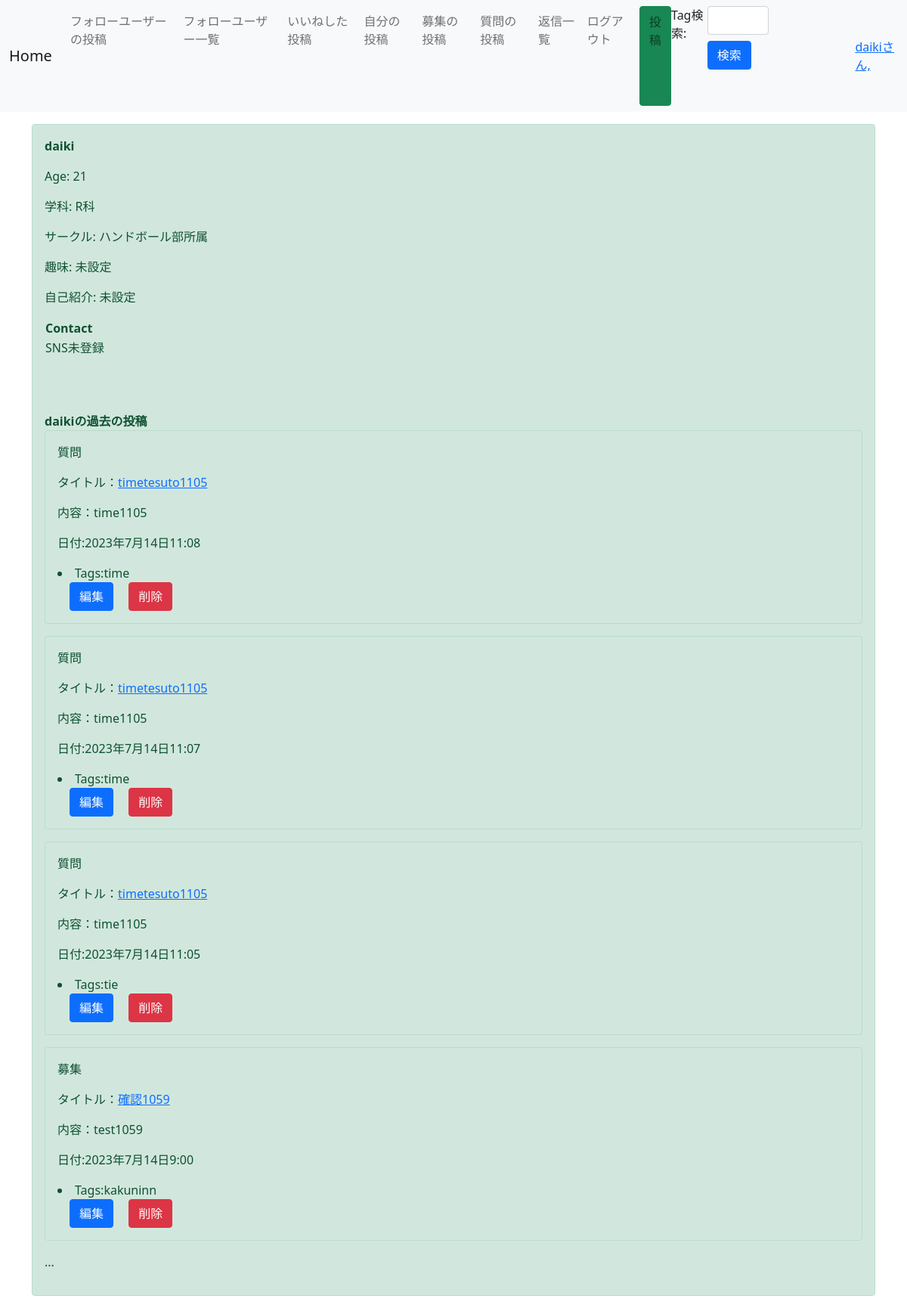
/look_user/1/ (signed in), run on the app's committed database.
### snsapp/models.py (models this page shows, shortened)
class User(AbstractBaseUser, PermissionsMixin):
    COURCES = (
      ('R',"R科"),
      ('S',"S科"),
      ('W',"W科"),
    )
    username = models.CharField(max_length=100, unique=False)
    email = models.EmailField(max_length=100, unique=True)
    course = models.CharField(max_length=10, choices=COURCES, blank=True)
    sns = models.CharField(max_length=255, blank=True)
    url_ins = models.URLField(max_length=200, blank=True)
    url_twi = models.URLField(max_length=200, blank=True)
    url_oth = models.URLField(max_length=200,)
    circle = models.CharField(max_length=100, blank=True)
    hobby = models.CharField(max_length=100, default="未設定")
    introduce = models.CharField(max_length=500, default="未設定")#要確認(誕生日不要？formでbirthdayからage計算?)
    date_of_birth = models.DateField(null='2000-1-1')
    is_active = models.BooleanField(default=False)##あとで変更、要確認
    is_staff = models.BooleanField(default=False)
    picture = models.FileField(null=True, upload_to='picture/')
    objects = UserManager()
    USERNAME_FIELD = 'email'
    REQUIRED_FIELDS = ['username']
    class Meta:
        db_table = 'user'

class Post(models.Model):
    title = models.CharField(max_length=100)
    content = models.TextField()
    image = models.ImageField(upload_to='images/', blank=True, null=True)
    user = models.ForeignKey(User, on_delete=models.CASCADE)
    like = models.ManyToManyField(User, related_name='related_post', blank=True)
    created_at = models.DateTimeField('作成日', auto_now_add=True)
    category = models.ForeignKey(Category, verbose_name='カテゴリー', on_delete=models.PROTECT, default='返信')
    tags = TaggableManager(blank=True)
    reply = models.TextField()
    class Meta:
        ordering = ["-created_at"]
        verbose_name = '投稿'
        verbose_name_plural = '投稿'

class Category(models.Model):
    name = models.CharField('カテゴリー', max_length=50,unique=True )
    def __str__(self):
        return self.name

### snsapp/views.py (the view)
# urls.py: path('look_user/<int:pk>/', LookUser.as_view(), name='look_user'),#要確認
class LookUser(View):#要確認
    def get(self, request, pk):
        post = get_object_or_404(Post, pk=pk)
        user = post.user
        if user.date_of_birth:
            today = datetime.date.today()
            birthday = user.date_of_birth
            age = (int(today.strftime("%Y%m%d")) - int(birthday.strftime("%Y%m%d"))) // 10000
        else:
            age = "未設定"
        items = Post.objects.filter(user_id=user.id)
        connection = Connection.objects.get_or_create(user=self.request.user)
        return render(request, 'look_user.html', {'user': user, 'age': age, 'items': items, 'connection': connection})

### templates/look_user.html (shortened to what this page needs)
{% extends 'base.html' %}
{% load static %}
{% block content %}
<div class="container">
    <div class="alert alert-success" role="alert">
        <strong><hn>{{ user.username }}</hn></strong>
        <p>Age: {{ age }}</p>
        {% if user.course %}
        <p>学科: {{ user.course }}科</p>
        {% else %}
        <p>学科: 未設定</p>
        {% endif %}
        {% if user.circle %}
        <p>サークル: {{ user.circle }}所属</p>
        {% else %}
        <p>サークル: 無所属</p>
        {% endif %}
        <p>趣味: {{ user.hobby }}</p>
        <p>自己紹介: {{ user.introduce }}</p>
        <table>
            <tr><th>Contact</th></tr>
            {% if user.url_ins or user.url_twi or user.url_oth %}
                {% if user.url_ins %}
                <tr><td>Instagram </td><td><a href="{{ user.url_ins }}">リンク</a></td></tr>
                {% endif %}
                {% if user.url_twi %}
                <tr><td>Twitter </td><td><a href="{{ user.url_twi }}">リンク</a></td></tr>
                {% endif %}
                {% if user.url_oth %}
                <tr><td>その他 </td><td><a href="{{ user.url_oth }}">リンク</a></td></tr>
                {% endif %}
            {% else %}
            <td>SNS未登録</td>
            {% endif %}
        </table>
        {% if items %}
        <br><br><br>
        <strong><hn>{{ user.username }}の過去の投稿</hn></strong>
        {% for item in items %}
        <div class="alert alert-success" role="alert">
            <p>{{item.category}}</p>
            <p>タイトル：<a href="{% url 'detail' item.pk %}">{{item.title}}</a></p>
            <p>内容：{{item.content}}</p>
            <p>日付:{{item.created_at}}</p>
            {% for tag in item.tags.all %}
                <li> Tags:{{ tag.name }} </li>
            {% endfor %}
            {% if item.user == request.user %}
            <a href="{% url 'update' item.pk %}" class="btn btn-primary ms-3" tabindex="-1" role="button" aria-disabled="true">編集</a>
            <a href="{% url 'delete' item.pk %}" class="btn btn-danger ms-3" tabindex="-1" role="button" aria-disabled="true">削除</a>
             {% endif %}
        </div>
        {% endfor %}
        {% endif %}
        <p>...</p>
    </div>
</div>
{% endblock content %}

### templates/base.html (shortened to what this page needs)
{% load static %}
<!doctype html>
<html lang="ja">
  <head>
    <link href="https://cdn.jsdelivr.net/npm/bootstrap@5.0.0-beta3/dist/css/bootstrap.min.css" rel="stylesheet">
    <link rel="stylesheet" href="https://use.fontawesome.com/releases/v5.15.1/css/all.css">
  </head>
  <body>
    <nav class="navbar navbar-expand-lg navbar-light bg-light mb-3">
        <div class="container-fluid">
          <a class="navbar-brand" href="{% url 'home' %}">Home</a>
          <div class="collapse navbar-collapse" id="navbarNavAltMarkup">
            <div class="navbar-nav">
              <div class="navbar-nav">
              <a class="nav-link" href="{% url 'follow-list' %}">フォローユーザーの投稿</a>
              <a class="nav-link" href="{% url 'followuser_list' %}">フォローユーザー一覧</a>
              <a class="nav-link" href="{% url 'related_post' %}">いいねした投稿</a>
              <a class="nav-link" href="{% url 'mypost' %}">自分の投稿</a>
              <a class="nav-link" href="{% url 'bosyu' %}">募集の投稿</a>
              <a class="nav-link" href="{% url 'situmon' %}">質問の投稿</a>
              <a class="nav-link" href="{% url 'reply' %}">返信一覧</a>
              <a class="nav-link" href="/accounts/logout/">ログアウト</a>
              <a class="nav-link btn btn-success" href="{% url 'create' %}" role="button">投稿</a>
              Tag検索:
              <form action="{% url 'tag-search' %}" method="get" class="mb-5">
                <div class="form-row">
                  <div class="col-5">
                    <input name="query" value="{{ request.GET.query }}" type="tags" class="form-control">
                  </div>
                  <div class="col">
                    <button type="submit" class="btn btn-primary">検索</button>
                  </div>
                </div>
              </form>
             </div>
            </div>
           <div>
            <a href="{% url 'edit_user' %}">{{request.user.username}}さん,</a>
          </div>
        </div>
      </nav>
      {% block content %}
      {% endblock content %}
  </body>
</html>

### data on the page
User: user.username "daiki", username "daiki", course "R", circle "ハンドボール部", hobby "未設定", introduce "未設定"
Post: category "質問", title "timetesuto1105", content "time1105", created_at "2023年7月14日11:08", shows "編集"
Tag: name "time"
Post: category "質問", title "timetesuto1105", content "time1105", created_at "2023年7月14日11:07", shows "編集"
Post: category "質問", title "timetesuto1105", content "time1105", created_at "2023年7月14日11:05", shows "編集"
Tag: name "tie"
Post: category "募集", title "確認1059", content "test1059", created_at "2023年7月14日9:00", shows "編集"
Tag: name "kakuninn"

### other printed values
{{ age }} "21"
